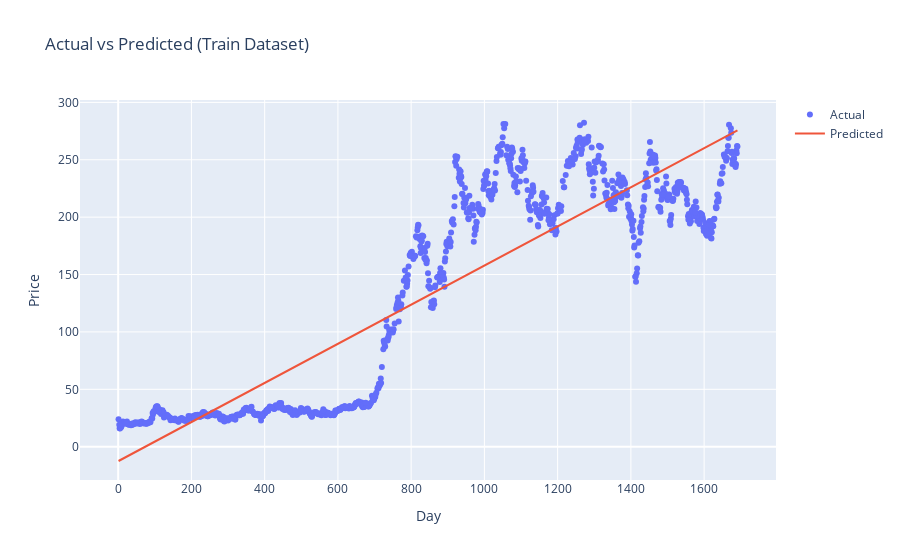

The notebook cell saved with this chart:
### Code cell
trace0 = go.Scatter(
    x=X_train.T[0],
    y=Y_train,
    mode='markers',
    name='Actual'
)
trace1 = go.Scatter(
    x=X_train.T[0],
    y=lm.predict(X_train).T,
    mode='lines',
    name='Predicted'
)

tesla_data = [trace0, trace1]

layout = go.Layout(
    title='Actual vs Predicted (Train Dataset)',
    xaxis=dict(title='Day'),
    yaxis=dict(title='Price')
)

plot2 = go.Figure(data=tesla_data, layout=layout)

# Assuming you want to show the plot
plot2.show()

### Figure 1 — Plotly figure (JSON) as saved in the notebook; plotly's stock layout.template omitted (floating-point values rounded to 4 significant figures; data arrays with more than 128 entries replaced by an {"elided": "..."} marker saying what was removed)
{"data": [{"mode": "markers", "name": "Actual", "type": "scatter", "x": {"elided": "1184 int values"}, "y": {"elided": "1184 float values"}}, {"mode": "lines", "name": "Predicted", "type": "scatter", "x": {"elided": "1184 int values"}, "y": {"elided": "1184 float values"}}], "layout": {"title": {"text": "Actual vs Predicted (Train Dataset)"}, "xaxis": {"title": {"text": "Day"}}, "yaxis": {"title": {"text": "Price"}}}}
